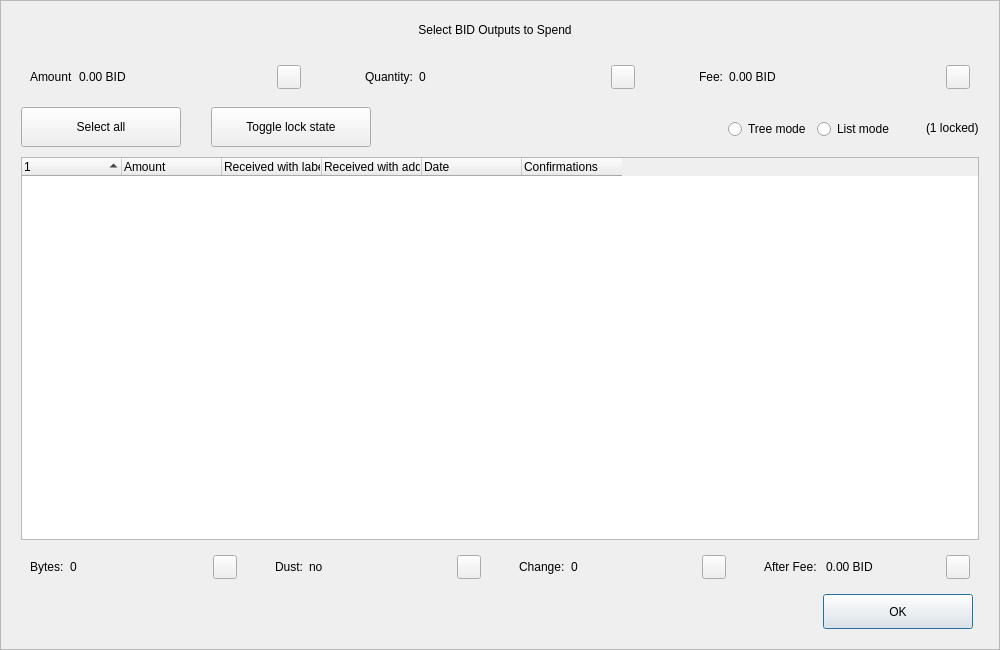
<?xml version="1.0" encoding="UTF-8"?>
<ui version="4.0">
 <class>CoinControlDialog</class>
 <widget class="QDialog" name="CoinControlDialog">
  <property name="geometry">
   <rect>
    <x>0</x>
    <y>0</y>
    <width>1000</width>
    <height>650</height>
   </rect>
  </property>
  <property name="minimumSize">
   <size>
    <width>950</width>
    <height>650</height>
   </size>
  </property>
  <property name="windowTitle">
   <string>Coin Selection</string>
  </property>
  <property name="styleSheet">
   <string notr="true"/>
  </property>
  <layout class="QVBoxLayout" name="verticalLayout">
   <property name="spacing">
    <number>0</number>
   </property>
   <property name="leftMargin">
    <number>0</number>
   </property>
   <property name="topMargin">
    <number>0</number>
   </property>
   <property name="rightMargin">
    <number>0</number>
   </property>
   <property name="bottomMargin">
    <number>0</number>
   </property>
   <item>
    <widget class="QFrame" name="frameContainer">
     <property name="toolTipDuration">
      <number>0</number>
     </property>
     <property name="frameShape">
      <enum>QFrame::StyledPanel</enum>
     </property>
     <property name="frameShadow">
      <enum>QFrame::Raised</enum>
     </property>
     <layout class="QVBoxLayout" name="verticalLayout_2">
      <property name="leftMargin">
       <number>0</number>
      </property>
      <property name="rightMargin">
       <number>0</number>
      </property>
      <property name="bottomMargin">
       <number>20</number>
      </property>
      <item>
       <layout class="QHBoxLayout" name="horizontalLayout_12">
        <property name="spacing">
         <number>0</number>
        </property>
        <property name="leftMargin">
         <number>20</number>
        </property>
        <property name="rightMargin">
         <number>30</number>
        </property>
        <item>
         <spacer name="horizontalSpacer_4">
          <property name="orientation">
           <enum>Qt::Horizontal</enum>
          </property>
          <property name="sizeHint" stdset="0">
           <size>
            <width>40</width>
            <height>20</height>
           </size>
          </property>
         </spacer>
        </item>
        <item>
         <widget class="QLabel" name="labelTitle">
          <property name="minimumSize">
           <size>
            <width>0</width>
            <height>40</height>
           </size>
          </property>
          <property name="maximumSize">
           <size>
            <width>16777215</width>
            <height>40</height>
           </size>
          </property>
          <property name="text">
           <string>Select BID Outputs to Spend</string>
          </property>
          <property name="alignment">
           <set>Qt::AlignCenter</set>
          </property>
          <property name="margin">
           <number>7</number>
          </property>
         </widget>
        </item>
        <item>
         <spacer name="horizontalSpacer_5">
          <property name="orientation">
           <enum>Qt::Horizontal</enum>
          </property>
          <property name="sizeHint" stdset="0">
           <size>
            <width>40</width>
            <height>20</height>
           </size>
          </property>
         </spacer>
        </item>
       </layout>
      </item>
      <item>
       <layout class="QHBoxLayout" name="horizontalLayout_8">
        <property name="leftMargin">
         <number>20</number>
        </property>
        <property name="rightMargin">
         <number>20</number>
        </property>
        <item>
         <widget class="QWidget" name="layoutAmount" native="true">
          <layout class="QHBoxLayout" name="horizontalLayout_9" stretch="0,1,0">
           <item>
            <widget class="QLabel" name="labelCoinControlAmountText">
             <property name="text">
              <string>Amount</string>
             </property>
            </widget>
           </item>
           <item>
            <widget class="QLabel" name="labelCoinControlAmount">
             <property name="text">
              <string>0.00 BID</string>
             </property>
            </widget>
           </item>
           <item alignment="Qt::AlignHCenter|Qt::AlignVCenter">
            <widget class="QPushButton" name="pushButtonAmount">
             <property name="minimumSize">
              <size>
               <width>0</width>
               <height>24</height>
              </size>
             </property>
             <property name="maximumSize">
              <size>
               <width>24</width>
               <height>26</height>
              </size>
             </property>
             <property name="focusPolicy">
              <enum>Qt::NoFocus</enum>
             </property>
             <property name="styleSheet">
              <string notr="true">padding-bottom:2px;
padding-right:4px;</string>
             </property>
             <property name="text">
              <string/>
             </property>
            </widget>
           </item>
          </layout>
         </widget>
        </item>
        <item>
         <spacer name="horizontalSpacer_2">
          <property name="orientation">
           <enum>Qt::Horizontal</enum>
          </property>
          <property name="sizeType">
           <enum>QSizePolicy::Fixed</enum>
          </property>
          <property name="sizeHint" stdset="0">
           <size>
            <width>40</width>
            <height>20</height>
           </size>
          </property>
         </spacer>
        </item>
        <item>
         <widget class="QWidget" name="layoutQuantity" native="true">
          <layout class="QHBoxLayout" name="horizontalLayout_10" stretch="0,1,0">
           <item>
            <widget class="QLabel" name="labelCoinControlQuantityText">
             <property name="text">
              <string>Quantity:</string>
             </property>
            </widget>
           </item>
           <item>
            <widget class="QLabel" name="labelCoinControlQuantity">
             <property name="text">
              <string>0</string>
             </property>
            </widget>
           </item>
           <item alignment="Qt::AlignHCenter|Qt::AlignVCenter">
            <widget class="QPushButton" name="pushButtonQuantity">
             <property name="minimumSize">
              <size>
               <width>0</width>
               <height>24</height>
              </size>
             </property>
             <property name="maximumSize">
              <size>
               <width>24</width>
               <height>26</height>
              </size>
             </property>
             <property name="focusPolicy">
              <enum>Qt::NoFocus</enum>
             </property>
             <property name="styleSheet">
              <string notr="true">padding-bottom:2px;
               padding-right:4px;</string>
             </property>
             <property name="text">
              <string/>
             </property>
            </widget>
           </item>
          </layout>
         </widget>
        </item>
        <item>
         <spacer name="horizontalSpacer_22">
          <property name="orientation">
           <enum>Qt::Horizontal</enum>
          </property>
          <property name="sizeType">
           <enum>QSizePolicy::Fixed</enum>
          </property>
          <property name="sizeHint" stdset="0">
           <size>
            <width>40</width>
            <height>20</height>
           </size>
          </property>
         </spacer>
        </item>
        <item>
         <widget class="QWidget" name="layoutFee" native="true">
          <layout class="QHBoxLayout" name="horizontalLayout_11" stretch="0,1,0">
           <item>
            <widget class="QLabel" name="labelCoinControlFeeText">
             <property name="text">
              <string>Fee:</string>
             </property>
            </widget>
           </item>
           <item>
            <widget class="QLabel" name="labelCoinControlFee">
             <property name="text">
              <string>0.00 BID</string>
             </property>
            </widget>
           </item>
           <item alignment="Qt::AlignHCenter|Qt::AlignVCenter">
            <widget class="QPushButton" name="pushButtonFee">
             <property name="minimumSize">
              <size>
               <width>0</width>
               <height>24</height>
              </size>
             </property>
             <property name="maximumSize">
              <size>
               <width>24</width>
               <height>26</height>
              </size>
             </property>
             <property name="focusPolicy">
              <enum>Qt::NoFocus</enum>
             </property>
             <property name="styleSheet">
              <string notr="true">padding-bottom:2px;
               padding-right:4px;</string>
             </property>
             <property name="text">
              <string/>
             </property>
            </widget>
           </item>
          </layout>
         </widget>
        </item>
       </layout>
      </item>
      <item>
       <widget class="QFrame" name="frame">
        <property name="minimumSize">
         <size>
          <width>0</width>
          <height>40</height>
         </size>
        </property>
        <property name="styleSheet">
         <string notr="true">#frame {
	border:0;
}</string>
        </property>
        <property name="frameShape">
         <enum>QFrame::StyledPanel</enum>
        </property>
        <property name="frameShadow">
         <enum>QFrame::Sunken</enum>
        </property>
        <layout class="QHBoxLayout" name="horizontalLayout">
         <property name="spacing">
          <number>0</number>
         </property>
         <property name="leftMargin">
          <number>20</number>
         </property>
         <property name="topMargin">
          <number>0</number>
         </property>
         <property name="rightMargin">
          <number>20</number>
         </property>
         <property name="bottomMargin">
          <number>0</number>
         </property>
         <item>
          <layout class="QHBoxLayout" name="horizontalLayoutPanel" stretch="0,0,0,0,0,0">
           <property name="spacing">
            <number>20</number>
           </property>
           <item>
            <widget class="QPushButton" name="pushButtonSelectAll">
             <property name="sizePolicy">
              <sizepolicy hsizetype="Maximum" vsizetype="Fixed">
               <horstretch>0</horstretch>
               <verstretch>0</verstretch>
              </sizepolicy>
             </property>
             <property name="minimumSize">
              <size>
               <width>160</width>
               <height>40</height>
              </size>
             </property>
             <property name="maximumSize">
              <size>
               <width>16777215</width>
               <height>40</height>
              </size>
             </property>
             <property name="text">
              <string>Select all</string>
             </property>
             <property name="checkable">
              <bool>true</bool>
             </property>
             <property name="checked">
              <bool>false</bool>
             </property>
             <property name="autoExclusive">
              <bool>false</bool>
             </property>
             <property name="autoDefault">
              <bool>false</bool>
             </property>
            </widget>
           </item>
           <item>
            <spacer name="horizontalSpacer_6">
             <property name="orientation">
              <enum>Qt::Horizontal</enum>
             </property>
             <property name="sizeType">
              <enum>QSizePolicy::Fixed</enum>
             </property>
             <property name="sizeHint" stdset="0">
              <size>
               <width>10</width>
               <height>20</height>
              </size>
             </property>
            </spacer>
           </item>
           <item>
            <widget class="QPushButton" name="pushButtonToggleLock">
             <property name="sizePolicy">
              <sizepolicy hsizetype="Maximum" vsizetype="Fixed">
               <horstretch>0</horstretch>
               <verstretch>0</verstretch>
              </sizepolicy>
             </property>
             <property name="minimumSize">
              <size>
               <width>160</width>
               <height>40</height>
              </size>
             </property>
             <property name="maximumSize">
              <size>
               <width>16777215</width>
               <height>40</height>
              </size>
             </property>
             <property name="text">
              <string>Toggle lock state</string>
             </property>
             <property name="checkable">
              <bool>true</bool>
             </property>
             <property name="autoExclusive">
              <bool>false</bool>
             </property>
             <property name="autoDefault">
              <bool>false</bool>
             </property>
            </widget>
           </item>
           <item>
            <spacer name="horizontalSpacer_7">
             <property name="orientation">
              <enum>Qt::Horizontal</enum>
             </property>
             <property name="sizeType">
              <enum>QSizePolicy::Expanding</enum>
             </property>
             <property name="sizeHint" stdset="0">
              <size>
               <width>30</width>
               <height>20</height>
              </size>
             </property>
            </spacer>
           </item>
           <item alignment="Qt::AlignRight">
            <widget class="QGroupBox" name="groupBox_2">
             <property name="styleSheet">
              <string notr="true">#groupBox_2 {
    background-color:transparent;
    border-radius:0;
}</string>
             </property>
             <property name="title">
              <string/>
             </property>
             <layout class="QHBoxLayout" name="horizontalLayout_14">
              <item>
               <widget class="QRadioButton" name="radioTreeMode">
                <property name="sizePolicy">
                 <sizepolicy hsizetype="Maximum" vsizetype="Fixed">
                  <horstretch>0</horstretch>
                  <verstretch>0</verstretch>
                 </sizepolicy>
                </property>
                <property name="text">
                 <string>Tree mode</string>
                </property>
               </widget>
              </item>
              <item>
               <widget class="QRadioButton" name="radioListMode">
                <property name="sizePolicy">
                 <sizepolicy hsizetype="Maximum" vsizetype="Fixed">
                  <horstretch>0</horstretch>
                  <verstretch>0</verstretch>
                 </sizepolicy>
                </property>
                <property name="text">
                 <string>List mode</string>
                </property>
                <property name="checked">
                 <bool>false</bool>
                </property>
               </widget>
              </item>
             </layout>
            </widget>
           </item>
           <item>
            <widget class="QLabel" name="labelLocked">
             <property name="text">
              <string>(1 locked)</string>
             </property>
            </widget>
           </item>
          </layout>
         </item>
        </layout>
       </widget>
      </item>
      <item>
       <layout class="QHBoxLayout" name="horizontalLayout_13">
        <property name="leftMargin">
         <number>20</number>
        </property>
        <property name="rightMargin">
         <number>20</number>
        </property>
        <item>
         <widget class="CoinControlTreeWidget" name="treeWidget">
          <property name="contextMenuPolicy">
           <enum>Qt::CustomContextMenu</enum>
          </property>
          <property name="styleSheet">
           <string notr="true"/>
          </property>
          <property name="sortingEnabled">
           <bool>false</bool>
          </property>
          <property name="columnCount">
           <number>6</number>
          </property>
          <attribute name="headerShowSortIndicator" stdset="0">
           <bool>true</bool>
          </attribute>
          <attribute name="headerStretchLastSection">
           <bool>false</bool>
          </attribute>
          <column>
           <property name="text">
            <string/>
           </property>
          </column>
          <column>
           <property name="text">
            <string>Amount</string>
           </property>
          </column>
          <column>
           <property name="text">
            <string>Received with label</string>
           </property>
          </column>
          <column>
           <property name="text">
            <string>Received with address</string>
           </property>
          </column>
          <column>
           <property name="text">
            <string>Date</string>
           </property>
          </column>
          <column>
           <property name="text">
            <string>Confirmations</string>
           </property>
           <property name="toolTip">
            <string>Confirmed</string>
           </property>
          </column>
         </widget>
        </item>
       </layout>
      </item>
      <item>
       <layout class="QHBoxLayout" name="horizontalLayout_3">
        <property name="spacing">
         <number>20</number>
        </property>
        <property name="leftMargin">
         <number>20</number>
        </property>
        <property name="rightMargin">
         <number>20</number>
        </property>
        <item>
         <widget class="QWidget" name="layoutBytes" native="true">
          <layout class="QHBoxLayout" name="horizontalLayout_4" stretch="0,1,0">
           <item>
            <widget class="QLabel" name="labelCoinControlBytesText">
             <property name="text">
              <string>Bytes:</string>
             </property>
            </widget>
           </item>
           <item>
            <widget class="QLabel" name="labelCoinControlBytes">
             <property name="text">
              <string>0</string>
             </property>
            </widget>
           </item>
           <item alignment="Qt::AlignHCenter|Qt::AlignVCenter">
            <widget class="QPushButton" name="pushButtonBytes">
             <property name="minimumSize">
              <size>
               <width>0</width>
               <height>24</height>
              </size>
             </property>
             <property name="maximumSize">
              <size>
               <width>24</width>
               <height>26</height>
              </size>
             </property>
             <property name="focusPolicy">
              <enum>Qt::NoFocus</enum>
             </property>
             <property name="styleSheet">
              <string notr="true">padding-bottom:2px;
               padding-right:4px;</string>
             </property>
             <property name="text">
              <string/>
             </property>
            </widget>
           </item>
          </layout>
         </widget>
        </item>
        <item>
         <widget class="QWidget" name="layoutDust" native="true">
          <layout class="QHBoxLayout" name="horizontalLayout_5" stretch="0,1,0">
           <item>
            <widget class="QLabel" name="labelCoinControlLowOutputText">
             <property name="text">
              <string>Dust:</string>
             </property>
            </widget>
           </item>
           <item>
            <widget class="QLabel" name="labelCoinControlLowOutput">
             <property name="text">
              <string>no</string>
             </property>
            </widget>
           </item>
           <item alignment="Qt::AlignHCenter|Qt::AlignVCenter">
            <widget class="QPushButton" name="pushButtonDust">
             <property name="minimumSize">
              <size>
               <width>0</width>
               <height>24</height>
              </size>
             </property>
             <property name="maximumSize">
              <size>
               <width>24</width>
               <height>26</height>
              </size>
             </property>
             <property name="focusPolicy">
              <enum>Qt::NoFocus</enum>
             </property>
             <property name="styleSheet">
              <string notr="true">padding-bottom:2px;
               padding-right:4px;</string>
             </property>
             <property name="text">
              <string/>
             </property>
            </widget>
           </item>
          </layout>
         </widget>
        </item>
        <item>
         <widget class="QWidget" name="layoutChange" native="true">
          <layout class="QHBoxLayout" name="horizontalLayout_6" stretch="0,1,0">
           <item>
            <widget class="QLabel" name="labelCoinControlChangeText">
             <property name="text">
              <string>Change:</string>
             </property>
            </widget>
           </item>
           <item>
            <widget class="QLabel" name="labelCoinControlChange">
             <property name="text">
              <string>0</string>
             </property>
            </widget>
           </item>
           <item alignment="Qt::AlignHCenter|Qt::AlignVCenter">
            <widget class="QPushButton" name="pushButtonChange">
             <property name="minimumSize">
              <size>
               <width>0</width>
               <height>24</height>
              </size>
             </property>
             <property name="maximumSize">
              <size>
               <width>24</width>
               <height>26</height>
              </size>
             </property>
             <property name="focusPolicy">
              <enum>Qt::NoFocus</enum>
             </property>
             <property name="styleSheet">
              <string notr="true">padding-bottom:2px;
               padding-right:4px;</string>
             </property>
             <property name="text">
              <string/>
             </property>
            </widget>
           </item>
          </layout>
         </widget>
        </item>
        <item>
         <widget class="QWidget" name="layoutAfter" native="true">
          <layout class="QHBoxLayout" name="horizontalLayout_7" stretch="0,1,0">
           <item>
            <widget class="QLabel" name="labelCoinControlAfterFeeText">
             <property name="text">
              <string>After Fee: </string>
             </property>
            </widget>
           </item>
           <item>
            <widget class="QLabel" name="labelCoinControlAfterFee">
             <property name="text">
              <string>0.00 BID</string>
             </property>
            </widget>
           </item>
           <item alignment="Qt::AlignHCenter|Qt::AlignVCenter">
            <widget class="QPushButton" name="pushButtonAlterFee">
             <property name="minimumSize">
              <size>
               <width>0</width>
               <height>24</height>
              </size>
             </property>
             <property name="maximumSize">
              <size>
               <width>24</width>
               <height>26</height>
              </size>
             </property>
             <property name="focusPolicy">
              <enum>Qt::NoFocus</enum>
             </property>
             <property name="styleSheet">
              <string notr="true">padding-bottom:2px;
               padding-right:4px;</string>
             </property>
             <property name="text">
              <string/>
             </property>
            </widget>
           </item>
          </layout>
         </widget>
        </item>
       </layout>
      </item>
      <item>
       <layout class="QHBoxLayout" name="horizontalLayout_2">
        <property name="spacing">
         <number>0</number>
        </property>
        <property name="leftMargin">
         <number>20</number>
        </property>
        <property name="rightMargin">
         <number>26</number>
        </property>
        <item>
         <spacer name="horizontalSpacer_3">
          <property name="orientation">
           <enum>Qt::Horizontal</enum>
          </property>
          <property name="sizeHint" stdset="0">
           <size>
            <width>558</width>
            <height>20</height>
           </size>
          </property>
         </spacer>
        </item>
        <item>
         <widget class="QPushButton" name="pushButtonOk">
          <property name="minimumSize">
           <size>
            <width>150</width>
            <height>35</height>
           </size>
          </property>
          <property name="text">
           <string>OK</string>
          </property>
         </widget>
        </item>
       </layout>
      </item>
     </layout>
    </widget>
   </item>
  </layout>
 </widget>
 <customwidgets>
  <customwidget>
   <class>CoinControlTreeWidget</class>
   <extends>QTreeWidget</extends>
   <header>coincontroltreewidget.h</header>
  </customwidget>
 </customwidgets>
 <resources/>
 <connections/>
</ui>
